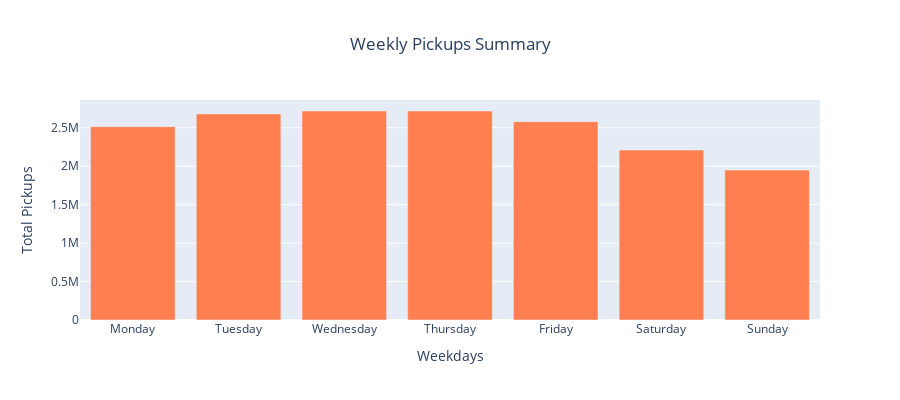

Notebook source saved alongside this figure:
### Markdown cell above
A similar plot can be created for the weekdays:

### Code cell
# Plotting the pickups and dropoff counts for weekday
days = ['Monday', 'Tuesday', 'Wednesday', 'Thursday', 'Friday', 'Saturday', 'Sunday']
pick_drop = [pickups_and_dropoffs[pickups_and_dropoffs['weekday'] == i]['pickups'].sum() for i, day in enumerate(days)]

fig = go.Figure(data=[go.Bar(x=days, y=pick_drop, marker_color='coral')])
fig.update_layout(xaxis_title="Weekdays", yaxis_title="Total Pickups", title="Weekly Pickups Summary", title_x=0.5, width=900,  height=400)
fig.show()

### Figure 1 — Plotly figure (JSON) as saved in the notebook; plotly's stock layout.template omitted (floating-point values rounded to 4 significant figures)
{"data": [{"marker": {"color": "coral"}, "type": "bar", "x": ["Monday", "Tuesday", "Wednesday", "Thursday", "Friday", "Saturday", "Sunday"], "y": [2514535, 2680506, 2717658, 2718128, 2579496, 2210259, 1949753]}], "layout": {"height": 400, "title": {"text": "Weekly Pickups Summary", "x": 0.5}, "width": 900, "xaxis": {"title": {"text": "Weekdays"}}, "yaxis": {"title": {"text": "Total Pickups"}}}}
